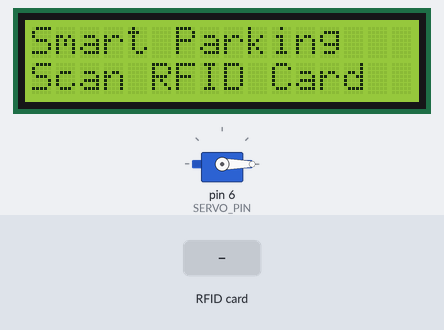
This sketch was run on a simulated Arduino Uno, built with avr-gcc and run on an emulated ATmega328P. On the bench: servo, 16×2 character LCD. Wiring (inferred from the names in the program): IR receiver: data pin 2. The inputs (shaded band) are chosen by the test bench. What the sketch prints to the serial monitor is not drawn.

Above: at 1.3 s.
1.4 s: RFID card DE AD BE EF held to the reader
At 1.8 s:
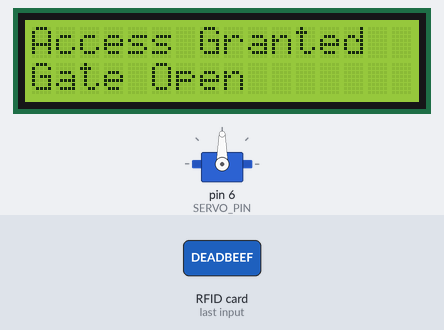
At 7.2 s:
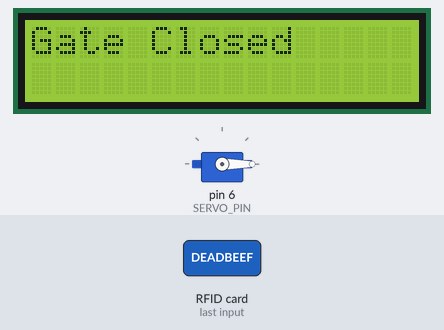
Timing chart, 0 to 8.7 s (numbered marks = the images above; inputs shaded):
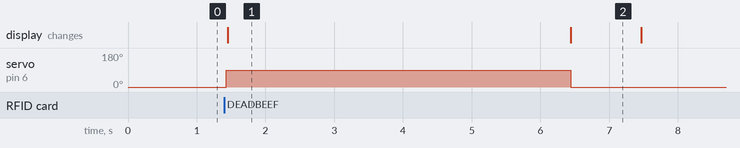

The sketch:

smart_parking_system.ino
```cpp
#include <SPI.h>
#include <MFRC522.h>
#include <Servo.h>
#include <Wire.h>
#include <LiquidCrystal_I2C.h>

// RFID pins
#define SS_PIN 10
#define RST_PIN 9

// Other component pins
#define SERVO_PIN 6
#define IR_PIN 2

// LCD address: commonly 0x27 or 0x3F
LiquidCrystal_I2C lcd(0x27, 16, 2);

MFRC522 rfid(SS_PIN, RST_PIN);
Servo gateServo;

// Replace this with your own RFID card UID
byte authorizedUID[] = {0xDE, 0xAD, 0xBE, 0xEF};
const byte UID_LENGTH = sizeof(authorizedUID);

const int GATE_CLOSED = 0;
const int GATE_OPEN = 90;

// Most IR modules output LOW when an object is detected.
// Change to HIGH if your sensor works the opposite way.
const int IR_DETECTED = LOW;

bool gateIsOpen = false;
unsigned long gateOpenedAt = 0;
const unsigned long GATE_TIMEOUT = 5000;

bool cardMatches() {
  if (rfid.uid.size != UID_LENGTH) {
    return false;
  }

  for (byte i = 0; i < UID_LENGTH; i++) {
    if (rfid.uid.uidByte[i] != authorizedUID[i]) {
      return false;
    }
  }

  return true;
}

void printUID() {
  Serial.print("Card UID: ");

  for (byte i = 0; i < rfid.uid.size; i++) {
    if (rfid.uid.uidByte[i] < 0x10) {
      Serial.print("0");
    }

    Serial.print(rfid.uid.uidByte[i], HEX);

    if (i < rfid.uid.size - 1) {
      Serial.print(" ");
    }
  }

  Serial.println();
}

void showReady() {
  lcd.clear();
  lcd.setCursor(0, 0);
  lcd.print("Smart Parking");
  lcd.setCursor(0, 1);
  lcd.print("Scan RFID Card");
}

void openGate() {
  gateServo.write(GATE_OPEN);
  gateIsOpen = true;
  gateOpenedAt = millis();

  lcd.clear();
  lcd.setCursor(0, 0);
  lcd.print("Access Granted");
  lcd.setCursor(0, 1);
  lcd.print("Gate Open");
}

void setup() {
  Serial.begin(9600);

  pinMode(IR_PIN, INPUT);

  SPI.begin();
  rfid.PCD_Init();

  gateServo.attach(SERVO_PIN);
  gateServo.write(GATE_CLOSED);

  lcd.init();
  lcd.backlight();

  showReady();

  Serial.println("Smart Parking System Ready");
  Serial.println("Scan your RFID card.");
}

void loop() {
  // Keep the gate open while the vehicle is detected.
  bool vehicleDetected = (digitalRead(IR_PIN) == IR_DETECTED);

  if (gateIsOpen) {
    if (!vehicleDetected &&
        millis() - gateOpenedAt >= GATE_TIMEOUT) {

      gateServo.write(GATE_CLOSED);
      gateIsOpen = false;

      lcd.clear();
      lcd.setCursor(0, 0);
      lcd.print("Gate Closed");
      delay(1000);

      showReady();
    }

    return;
  }

  // Wait for a new RFID card
  if (!rfid.PICC_IsNewCardPresent()) {
    return;
  }

  if (!rfid.PICC_ReadCardSerial()) {
    return;
  }

  printUID();

  if (cardMatches()) {
    openGate();
  } else {
    lcd.clear();
    lcd.setCursor(0, 0);
    lcd.print("Access Denied");
    lcd.setCursor(0, 1);
    lcd.print("Invalid RFID");

    Serial.println("Unauthorized card");

    delay(1500);
    showReady();
  }

  // Stop communication with the current RFID card
  rfid.PICC_HaltA();
  rfid.PCD_StopCrypto1();
}
```

Measured:
- after the input at 1.4 s, servo on pin 6 (SERVO_PIN): 0° → 90° at once, → 0° 5.0 s later; the display: changes after 0.05 s (image 1)
- what the display in image 1 shows lasts 4.9 s, from 1.5 s to 6.4 s
- what the display in image 2 shows lasts 1.1 s, from 6.4 s to 7.5 s
